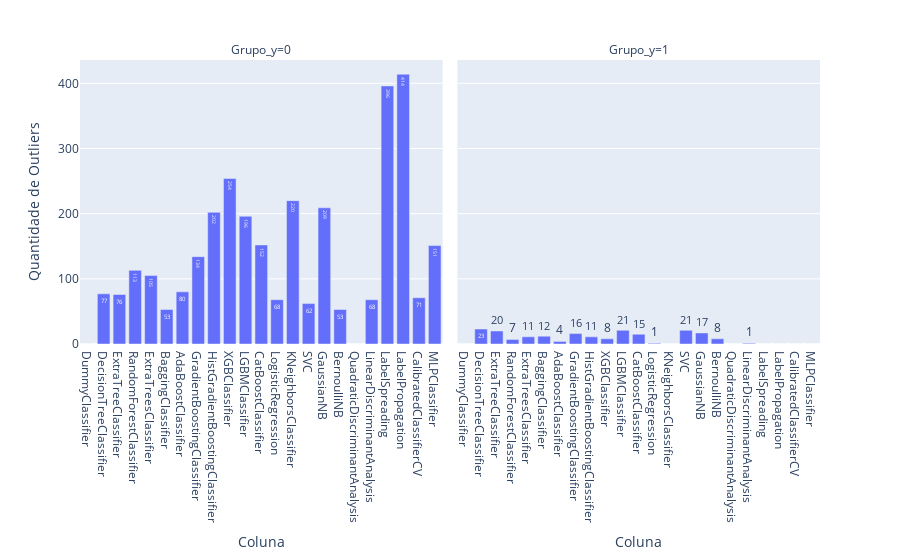

The notebook cell this image was saved under:
### Code cell
outliers_df = pd.DataFrame(columns=['Coluna', 'Grupo_y', 'Quantidade de Outliers'])

# Iterar pelos grupos definidos pelas colunas 'y' e 'tipo'
for y_value, group in previsoes.groupby('y'):
    # Iterar sobre cada coluna (exceto 'y' e 'tipo') e calcular o número de outliers para cada grupo
    for coluna in group.columns:
        if coluna not in ['y']:
            # Calcular os quartis e o intervalo interquartil (IQR)
            Q1 = group[coluna].quantile(0.25)
            Q3 = group[coluna].quantile(0.75)
            IQR = Q3 - Q1

            # Definir limites inferiores e superiores para detectar outliers
            limite_inferior = Q1 - 1.5 * IQR
            limite_superior = Q3 + 1.5 * IQR

            # Contar quantos valores estão fora dos limites definidos
            outliers_count = group[(group[coluna] < limite_inferior) | (group[coluna] > limite_superior)].shape[0]

            # Adicionar a contagem de outliers ao DataFrame final
            outliers_df.loc[len(outliers_df)] = [coluna, y_value, outliers_count]

# Exibir o DataFrame de outliers
#display(outliers_df)

px.bar(outliers_df, 
       x='Coluna', 
       y='Quantidade de Outliers', 
       facet_col='Grupo_y', 
       text='Quantidade de Outliers')

### Figure 1 — Plotly figure (JSON) as saved in the notebook; plotly's stock layout.template omitted (floating-point values rounded to 4 significant figures)
{"data": [{"alignmentgroup": "True", "hovertemplate": "Grupo_y=0<br>Coluna=%{x}<br>Quantidade de Outliers=%{text}<extra></extra>", "legendgroup": "", "marker": {"color": "#636efa", "pattern": {"shape": ""}}, "name": "", "offsetgroup": "", "orientation": "v", "showlegend": false, "text": [0, 77, 76, 113, 105, 53, 80, 134, 202, 254, 196, 152, 68, 220, 62, 209, 53, 0, 68, 396, 414, 71, 151], "textposition": "auto", "type": "bar", "x": ["DummyClassifier", "DecisionTreeClassifier", "ExtraTreeClassifier", "RandomForestClassifier", "ExtraTreesClassifier", "BaggingClassifier", "AdaBoostClassifier", "GradientBoostingClassifier", "HistGradientBoostingClassifier", "XGBClassifier", "LGBMClassifier", "CatBoostClassifier", "LogisticRegression", "KNeighborsClassifier", "SVC", "GaussianNB", "BernoulliNB", "QuadraticDiscriminantAnalysis", "LinearDiscriminantAnalysis", "LabelSpreading", "LabelPropagation", "CalibratedClassifierCV", "MLPClassifier"], "xaxis": "x", "y": [0, 77, 76, 113, 105, 53, 80, 134, 202, 254, 196, 152, 68, 220, 62, 209, 53, 0, 68, 396, 414, 71, 151], "yaxis": "y"}, {"alignmentgroup": "True", "hovertemplate": "Grupo_y=1<br>Coluna=%{x}<br>Quantidade de Outliers=%{text}<extra></extra>", "legendgroup": "", "marker": {"color": "#636efa", "pattern": {"shape": ""}}, "name": "", "offsetgroup": "", "orientation": "v", "showlegend": false, "text": [0, 23, 20, 7, 11, 12, 4, 16, 11, 8, 21, 15, 1, 0, 21, 17, 8, 0, 1, 0, 0, 0, 0], "textposition": "auto", "type": "bar", "x": ["DummyClassifier", "DecisionTreeClassifier", "ExtraTreeClassifier", "RandomForestClassifier", "ExtraTreesClassifier", "BaggingClassifier", "AdaBoostClassifier", "GradientBoostingClassifier", "HistGradientBoostingClassifier", "XGBClassifier", "LGBMClassifier", "CatBoostClassifier", "LogisticRegression", "KNeighborsClassifier", "SVC", "GaussianNB", "BernoulliNB", "QuadraticDiscriminantAnalysis", "LinearDiscriminantAnalysis", "LabelSpreading", "LabelPropagation", "CalibratedClassifierCV", "MLPClassifier"], "xaxis": "x2", "y": [0, 23, 20, 7, 11, 12, 4, 16, 11, 8, 21, 15, 1, 0, 21, 17, 8, 0, 1, 0, 0, 0, 0], "yaxis": "y2"}], "layout": {"annotations": [{"font": {}, "showarrow": false, "text": "Grupo_y=0", "x": 0.245, "xanchor": "center", "xref": "paper", "y": 1, "yanchor": "bottom", "yref": "paper"}, {"font": {}, "showarrow": false, "text": "Grupo_y=1", "x": 0.755, "xanchor": "center", "xref": "paper", "y": 1, "yanchor": "bottom", "yref": "paper"}], "barmode": "relative", "legend": {"tracegroupgap": 0}, "margin": {"t": 60}, "xaxis": {"anchor": "y", "domain": [0, 0.49], "title": {"text": "Coluna"}}, "xaxis2": {"anchor": "y2", "domain": [0.51, 1], "matches": "x", "title": {"text": "Coluna"}}, "yaxis": {"anchor": "x", "domain": [0, 1], "title": {"text": "Quantidade de Outliers"}}, "yaxis2": {"anchor": "x2", "domain": [0, 1], "matches": "y", "showticklabels": false}}}
